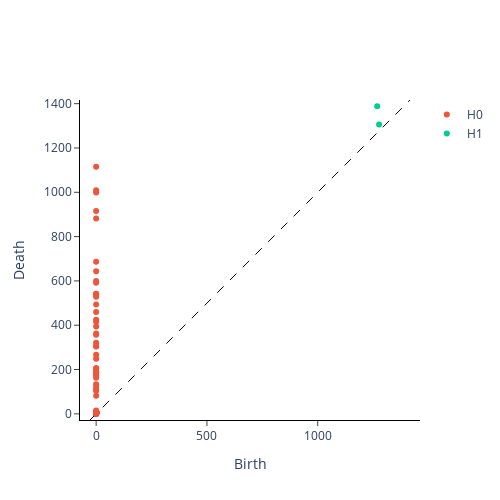

Here is the notebook cell this chart was saved with:
### Code cell
persistence = VietorisRipsPersistence(
    metric="euclidean",
    homology_dimensions=[0, 1], # Track connected components, loops
    n_jobs=6
)

diagrams_basic = persistence.fit_transform(filtered)


plot_diagram(diagrams_basic[0])

### Figure 1 — Plotly figure (JSON) as saved in the notebook; plotly's stock layout.template omitted (floating-point values rounded to 4 significant figures; data arrays with more than 128 entries replaced by an {"elided": "..."} marker saying what was removed)
{"data": [{"hoverinfo": "none", "line": {"color": "black", "dash": "dash", "width": 1}, "mode": "lines", "showlegend": false, "type": "scatter", "x": [-27.78, 1417.0], "y": [-27.78, 1417.0]}, {"hoverinfo": "text", "hovertext": {"elided": "187 str values"}, "mode": "markers", "name": "H0", "type": "scatter", "x": {"elided": "187 int values"}, "y": {"elided": "187 float values"}}, {"hoverinfo": "text", "hovertext": ["(1276.9207763671875, 1305.51220703125)", "(1268.343017578125, 1388.750244140625)"], "mode": "markers", "name": "H1", "type": "scatter", "x": [1277.0, 1268.0], "y": [1306.0, 1389.0]}], "layout": {"height": 500, "plot_bgcolor": "white", "width": 500, "xaxis": {"autorange": false, "exponentformat": "e", "linecolor": "black", "linewidth": 1, "mirror": false, "range": [-27.78, 1417.0], "showexponent": "all", "showline": true, "side": "bottom", "ticks": "outside", "title": {"text": "Birth"}, "type": "linear", "zeroline": true}, "yaxis": {"autorange": false, "exponentformat": "e", "linecolor": "black", "linewidth": 1, "mirror": false, "range": [-27.78, 1417.0], "scaleanchor": "x", "scaleratio": 1, "showexponent": "all", "showline": true, "side": "left", "ticks": "outside", "title": {"text": "Death"}, "type": "linear", "zeroline": true}}}
